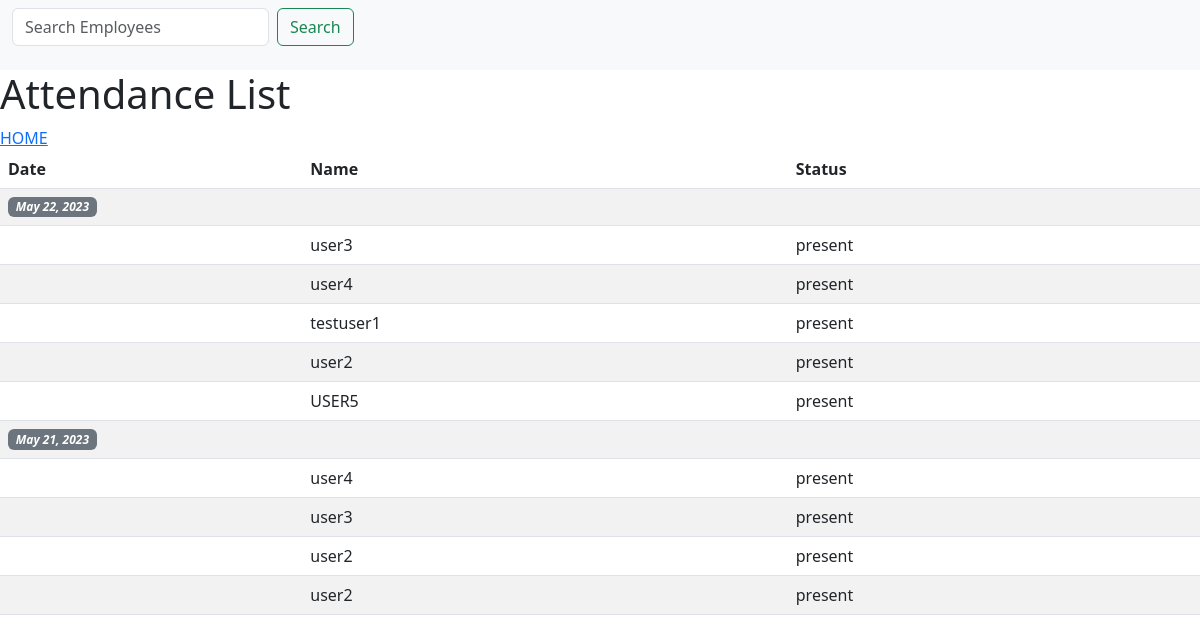
The page /attendancelist (signed in) on the database its author committed.
### base/models.py (models this page shows, shortened)
class Attendance(models.Model):
    choices = (
        ('present' , 'PRESENT'),
        ('abscent' , 'ABSCENT'),
    )
    name = models.CharField(max_length=100)
    user = models.ForeignKey(User, on_delete=models.CASCADE , null=True)
    date = models.DateField(default=timezone.now, editable=False)
    status = models.CharField(max_length=10 , choices=choices , default='abscent')
    class Meta:
        ordering = ['-date']

### base/views.py (the view)
# urls.py: path('attendancelist' , views.AttendanceList , name='list'),
def AttendanceList(request):
    q = request.GET.get('q', '')
    attendance = Attendance.objects.filter (
        Q(date__icontains=q) |
        Q(user__username__icontains=q)
    )
    if not request.user.groups.filter(name='Admin').exists():
        return HttpResponse("YOU ARE NOT ALLOWED HERE", status=403)
    context = {'attendance' : attendance}
    return render(request,'base/attendancelist.html' , context)

### base/templates/base/attendancelist.html (shortened to what this page needs)
{% block content %}
<html lang="en">
  <head>
        <link href="https://cdn.jsdelivr.net/npm/bootstrap@5.3.0-alpha3/dist/css/bootstrap.min.css" rel="stylesheet">
            </head>
<body>
<nav class="navbar navbar-light bg-light">
  <div class="container-fluid">
    <form class="d-flex">
      <input class="form-control me-2" type="search" placeholder="Search Employees" aria-label="Search" name="q">
      <button class="btn btn-outline-success" type="submit">Search</button>
    </form>
  </div>
</nav>
</body>
<h1>Attendance List</h1>
<a href="{% url 'home' %}">HOME</a>
<table class="table table-striped">
  <thead>
    <tr>
      <th>Date</th>
      <th>Name</th>
      <th>Status</th>
    </tr>
  </thead>
    <tbody>
      {% for att in attendance %}
      {% ifchanged att.date %}
        <tr>
          <td colspan="3"><strong> <span class="badge bg-secondary"> <i>{{ att.date }}</i> </span>  </strong></td>
        </tr>
      {% endifchanged %}
      <tr>
        <td></td>
        <td>{{ att.user }}</td>
        <td>{{ att.status }}</td>
      </tr>
    {% empty %}
      <tr>
        <td colspan="3">No attendance records found.</td>
      </tr>
    {% endfor %}
    </tbody>
  </table>
  </html>
{% endblock %}

### rows shown on the page
Attendance: date "May 22, 2023", user "user3", status "present"
Attendance: user "user4", status "present"
Attendance: user "testuser1", status "present"
Attendance: user "user2", status "present"
Attendance: user "USER5", status "present"
Attendance: date "May 21, 2023", user "user4", status "present"
Attendance: user "user3", status "present"
Attendance: user "user2", status "present"
Attendance: user "user2", status "present"
